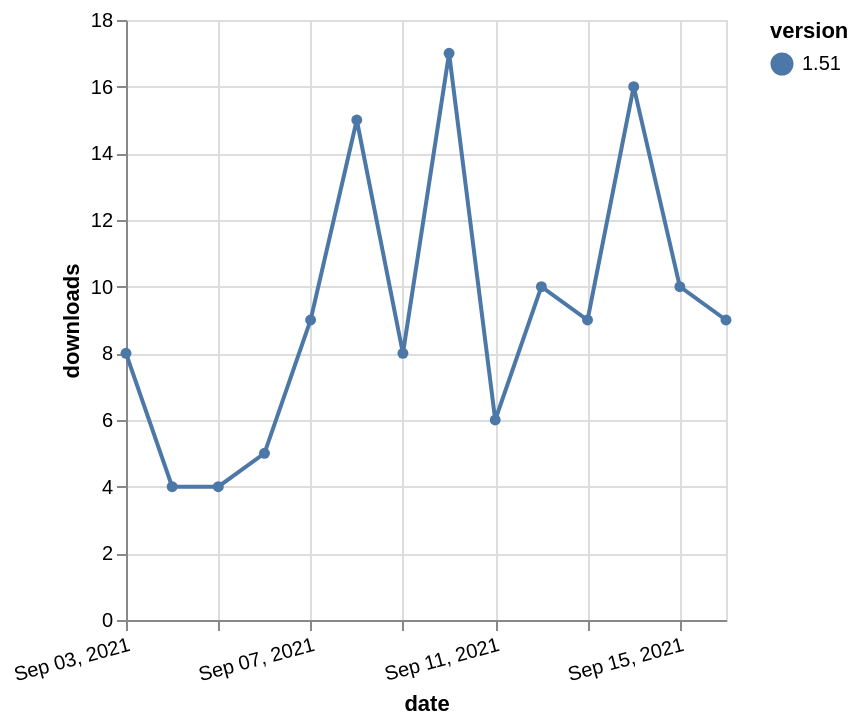

The specification (Vega-Lite) saved for this image:
### Vega-Lite specification from a JSON file in a GitHub repository (floating-point values rounded to 4 significant figures)
{"$schema": "https://vega.github.io/schema/vega-lite/v5.json", "description": "A simple bar chart with embedded data.", "data": {"values": [{"date": "2021-09-03", "total": 10841, "delta": 8, "version": "1.51"}, {"date": "2021-09-04", "total": 10845, "delta": 4, "version": "1.51"}, {"date": "2021-09-05", "total": 10849, "delta": 4, "version": "1.51"}, {"date": "2021-09-06", "total": 10854, "delta": 5, "version": "1.51"}, {"date": "2021-09-07", "total": 10863, "delta": 9, "version": "1.51"}, {"date": "2021-09-08", "total": 10878, "delta": 15, "version": "1.51"}, {"date": "2021-09-09", "total": 10886, "delta": 8, "version": "1.51"}, {"date": "2021-09-10", "total": 10903, "delta": 17, "version": "1.51"}, {"date": "2021-09-11", "total": 10909, "delta": 6, "version": "1.51"}, {"date": "2021-09-12", "total": 10919, "delta": 10, "version": "1.51"}, {"date": "2021-09-13", "total": 10928, "delta": 9, "version": "1.51"}, {"date": "2021-09-14", "total": 10944, "delta": 16, "version": "1.51"}, {"date": "2021-09-15", "total": 10954, "delta": 10, "version": "1.51"}, {"date": "2021-09-16", "total": 10963, "delta": 9, "version": "1.51"}]}, "width": "container", "mark": {"type": "line", "point": {"filled": true}}, "encoding": {"x": {"field": "date", "type": "temporal", "timeUnit": "yearmonthdate", "title": "date", "axis": {"labelAngle": -15}}, "y": {"field": "delta", "type": "quantitative", "title": "downloads"}, "color": {"field": "version", "type": "nominal"}, "tooltip": {"field": "delta"}}}
